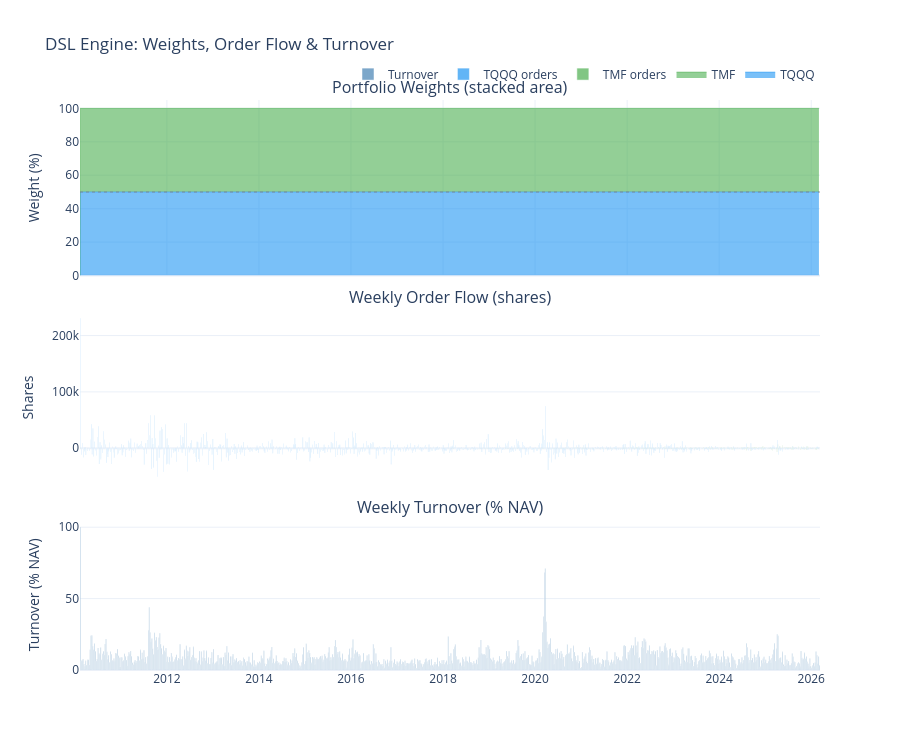

The code cell stored with this chart in its notebook:
### Code cell
from quantdsl_backtest.engine.results import BacktestResult

weights = result.weights.copy()
if 'datetime' in trades.columns:
    daily_orders = trades.groupby(['datetime', 'instrument'])['quantity'].sum().unstack(fill_value=0)
    daily_notional = trades.groupby('datetime')['notional'].apply(lambda x: x.abs().sum())
else:
    daily_orders = trades.groupby([trades.index, 'instrument'])['quantity'].sum().unstack(fill_value=0)
    daily_notional = trades.groupby(trades.index)['notional'].apply(lambda x: x.abs().sum())

weekly_orders = daily_orders.resample('W').sum()
weekly_notional = daily_notional.resample('W').sum()
weekly_equity = result.equity.resample('W').last()
weekly_turnover_pct = (weekly_notional / weekly_equity * 100).dropna()

fig = make_subplots(rows=3, cols=1, shared_xaxes=True, vertical_spacing=0.06,
    subplot_titles=('Portfolio Weights (stacked area)', 'Weekly Order Flow (shares)', 'Weekly Turnover (% NAV)'),
    row_heights=[0.35, 0.35, 0.30])

fig.add_trace(go.Scatter(x=weights.index, y=weights['TQQQ']*100, name='TQQQ', mode='lines',
    stackgroup='weights', line=dict(width=0.5, color='#2196F3'), fillcolor='rgba(33,150,243,0.6)'), row=1, col=1)
fig.add_trace(go.Scatter(x=weights.index, y=weights['TMF']*100, name='TMF', mode='lines',
    stackgroup='weights', line=dict(width=0.5, color='#4CAF50'), fillcolor='rgba(76,175,80,0.6)'), row=1, col=1)
fig.add_hline(y=50, line_dash='dot', line_color='gray', opacity=0.4, row=1, col=1)
fig.update_yaxes(title_text='Weight (%)', range=[0, 105], row=1, col=1)

for inst in weekly_orders.columns:
    color = '#2196F3' if inst == 'TQQQ' else '#4CAF50'
    fig.add_trace(go.Bar(x=weekly_orders.index, y=weekly_orders[inst],
        name=f'{inst} orders', marker_color=color, opacity=0.7), row=2, col=1)
fig.update_yaxes(title_text='Shares', row=2, col=1)

fig.add_trace(go.Bar(x=weekly_turnover_pct.index, y=weekly_turnover_pct.values,
    name='Turnover', marker_color='steelblue', opacity=0.7), row=3, col=1)
fig.update_yaxes(title_text='Turnover (% NAV)', row=3, col=1)

fig.update_layout(height=750, template='plotly_white', hovermode='x unified', barmode='group',
    title='DSL Engine: Weights, Order Flow & Turnover',
    legend=dict(orientation='h', yanchor='bottom', y=1.02, xanchor='right', x=1))
fig.show()

print(f"Weekly turnover: median {weekly_turnover_pct.median():.1f}% NAV  |  max {weekly_turnover_pct.max():.0f}% NAV")

### Figure 1 — Plotly figure (JSON) as saved in the notebook; plotly's stock layout.template omitted (floating-point values rounded to 4 significant figures; data arrays with more than 128 entries replaced by an {"elided": "..."} marker saying what was removed)
{"data": [{"fillcolor": "rgba(33,150,243,0.6)", "line": {"color": "#2196F3", "width": 0.5}, "mode": "lines", "name": "TQQQ", "stackgroup": "weights", "type": "scatter", "x": {"elided": "4038 str values"}, "xaxis": "x", "y": {"elided": "4038 float values"}, "yaxis": "y"}, {"fillcolor": "rgba(76,175,80,0.6)", "line": {"color": "#4CAF50", "width": 0.5}, "mode": "lines", "name": "TMF", "stackgroup": "weights", "type": "scatter", "x": {"elided": "4038 str values"}, "xaxis": "x", "y": {"elided": "4038 float values"}, "yaxis": "y"}, {"marker": {"color": "#4CAF50"}, "name": "TMF orders", "opacity": 0.7, "type": "bar", "x": {"elided": "839 str values"}, "xaxis": "x2", "y": {"elided": "839 float values"}, "yaxis": "y2"}, {"marker": {"color": "#2196F3"}, "name": "TQQQ orders", "opacity": 0.7, "type": "bar", "x": {"elided": "839 str values"}, "xaxis": "x2", "y": {"elided": "839 float values"}, "yaxis": "y2"}, {"marker": {"color": "steelblue"}, "name": "Turnover", "opacity": 0.7, "type": "bar", "x": {"elided": "839 str values"}, "xaxis": "x3", "y": {"elided": "839 float values"}, "yaxis": "y3"}], "layout": {"annotations": [{"font": {"size": 16}, "showarrow": false, "text": "Portfolio Weights (stacked area)", "x": 0.5, "xanchor": "center", "xref": "paper", "y": 1, "yanchor": "bottom", "yref": "paper"}, {"font": {"size": 16}, "showarrow": false, "text": "Weekly Order Flow (shares)", "x": 0.5, "xanchor": "center", "xref": "paper", "y": 0.632, "yanchor": "bottom", "yref": "paper"}, {"font": {"size": 16}, "showarrow": false, "text": "Weekly Turnover (% NAV)", "x": 0.5, "xanchor": "center", "xref": "paper", "y": 0.264, "yanchor": "bottom", "yref": "paper"}], "barmode": "group", "height": 750, "hovermode": "x unified", "legend": {"orientation": "h", "x": 1, "xanchor": "right", "y": 1.02, "yanchor": "bottom"}, "shapes": [{"line": {"color": "gray", "dash": "dot"}, "opacity": 0.4, "type": "line", "x0": 0, "x1": 1, "xref": "x domain", "y0": 50, "y1": 50, "yref": "y"}], "title": {"text": "DSL Engine: Weights, Order Flow & Turnover"}, "xaxis": {"anchor": "y", "domain": [0, 1], "matches": "x3", "showticklabels": false}, "xaxis2": {"anchor": "y2", "domain": [0, 1], "matches": "x3", "showticklabels": false}, "xaxis3": {"anchor": "y3", "domain": [0, 1]}, "yaxis": {"anchor": "x", "domain": [0.692, 1], "range": [0, 105], "title": {"text": "Weight (%)"}}, "yaxis2": {"anchor": "x2", "domain": [0.324, 0.632], "title": {"text": "Shares"}}, "yaxis3": {"anchor": "x3", "domain": [0, 0.264], "title": {"text": "Turnover (% NAV)"}}}}
